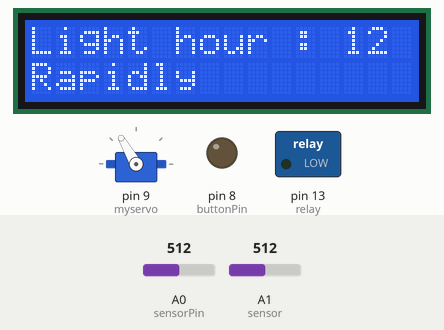
This sketch was run on a simulated Arduino Uno, built with avr-gcc and run on an emulated ATmega328P. On the bench: servo, 16×2 character LCD, switched loads named in the sketch (green lamp = pin HIGH), output pins drawn as LEDs (lit = HIGH). The inputs (shaded band) are chosen by the test bench; at power-on: A0 (sensorPin) = 512, A1 (sensor) = 512.

Above: at 1.2 s.
1.3 s: A0 (sensorPin) set to 26
At 2.7 s:
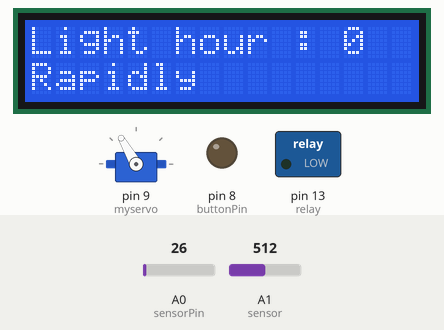
4.3 s: A0 (sensorPin) set to 22
At 6.1 s:
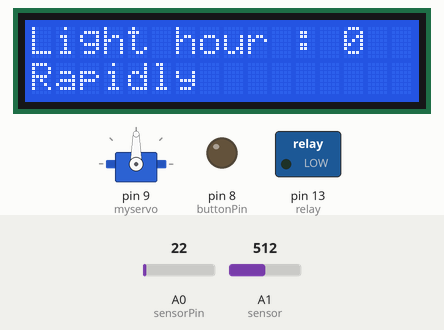
7.3 s: A1 (sensor) set to 889
10.3 s: A1 (sensor) set to 907
13.3 s: A0 (sensorPin) set to 1010
At 14.8 s:
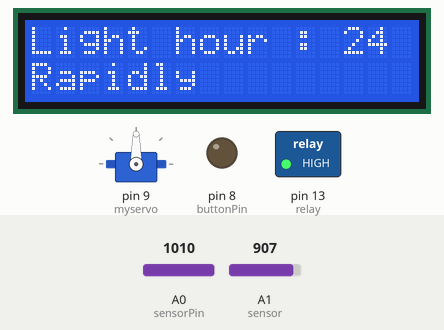
16.3 s: A0 (sensorPin) set to 14
At 17.1 s:
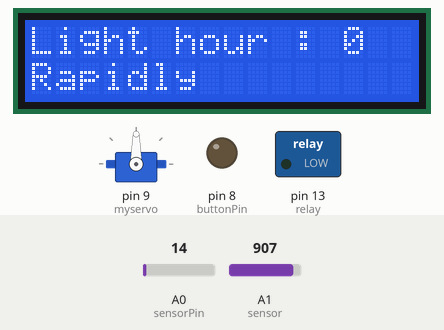
Timing chart, 0 to 19.3 s (numbered marks = the images above; inputs shaded):
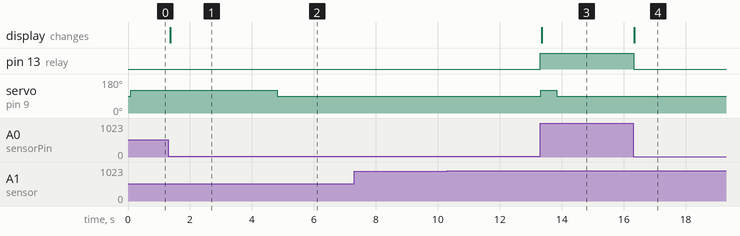

The sketch:

lcd_add.ino
```cpp
/*
  서보 모터는 LED가 전류가 공급되어 있을 때 버튼을 눌러야 작동하는 점을 감안해서
  전류를 공급한 후, 버튼을 눌러주기 위하여 넣었음. 다른 LED를 사욯 한다면 필요가 없을 것으로
  생각됨.

  시간을 time 라이브러리를 사용하지 못하고, millis()로 했다는 점에서 시간 제한이 발생 할
  것이라고 생각함. 대략 47일 정도마다 아두이노를 리셋시켜줘야 한다는 단점이 있음. 이는
  time 라이브러리를 사용함으로써 해결할 수 있으며, 후에 바꿀 것으로 계획함.
 */

#include <Servo.h> // 서보 라이브러리 사용
#include <Wire.h> // 아두이노와 LCD간의 통신을 위한 라이브러리 사용
#include <LiquidCrystal_I2C.h> // LCD 모니터 라이브러리 사용
LiquidCrystal_I2C lcd(0x27, 16, 2); // 사용할 LCD를 정의
Servo myservo; // 서보 모터를 정의

int first = false;
int relay = 13; // 릴레이 핀이 13번에 연결되어 있음
int sensorPin = A0; // 가변 저항 핀이 A0에 연결되어 있음
int sensorValue = 0; // 가변 저항 값을 담아 둘 변수 선언
int buttonPin = 8; // 버튼 핀이 8번에 연결되어 있음
int buttonState = 0; // 버튼을 계속 누를 때 값의 빠른 전환을 막기 위한 변수
int buttont = false; // 버튼의 상태를 토글 상태로 설정하기 위한 변수
unsigned long t = 0; // 아두이노가 켜진 후 부터의 시간을 담기 위한 변수 (대략 47일?)
int stat = false; // 릴레이의 상태를 담아두기 위한 변수
int temp = false; // 서보 모터를 작동시키기 위한 변수
unsigned long tt = 0; // 서보 모터가 버튼을 누른 후 몇 초 후에 돌아오게 하기 위한 변수
int sensor = A1; // 토양 수분 센서의 핀이 A1에 연결되어 있음
int IN1 = 7; // 모터 드라이버 핀이 7에 연결되어 있음
int IN2 = 6; // 모터 드라이버 핀이 6에 연결되어 있음
unsigned long pt = 0; // 시간 간격을 두고 물을 분사하기 위한 변수이지만, 현재는 사용하지 않았음
unsigned long ptt = 0; // 물을 특정 시간동안 분사하기 위한 변수이지만, 현재는 주석처리 되있음
int pum = true; // 모터 드라이버가 작동하는지 확인하기 위한 변수
long ltime = 0; // LED를 작동시킬 시간을 설정하는 변수
int lser = true; // 릴레이가 항상 작동하는 경우와 반대의 경우를 설정하기 위한 변수
long hour = 3600000; // 밀리초를 시간으로 환산하는 변수
int wait = false; // 물을 간격에 나눠서 분사하는 경우 때 사용되는 변수
int che = false; // 물을 뿌리지 않고 대기하는 시간을 나타내는 변수
int count = 0; // 물을 나눠서 뿌릴 때 몇 번 뿌렸는지 감지하는 변수
int ppap = hour/2; // 호수를 뿌린 후 대기시간을 설정하기 위한 변수
unsigned long ppapt = 0; // 호수를 뿌린 후 대기시간을 감지하기 위한 변수

void setup() { // 무한 루프 문을 돌기 전 미리 설정하는 코드
  pinMode(relay, OUTPUT); // 릴레이 핀을 출력 모드로 사용
  pinMode(buttonPin, OUTPUT); // 버튼 핀을 출력 모드로 사용
  myservo.attach(9); // 서보 모터의 핀이 9번에 연결되어 있음을 정의

  lcd.begin(); // LCD 모니터 사용
  lcd.backlight(); // LCD 모니터 라이트 사용(어두우면 글자가 안보임, 즉 출력 X)
  Serial.begin(9600); // 시리얼 모니터 사용(코드를 작성하는 도중 오류를 확인하기 위함)
}

void loop() { // 무한 루프 문
  if (ppap < hour/2) { // 호수를 뿌린 후, 대기 시간이 아직 지나지 않은 경우
    ppap = millis()-ppapt; // 대기 시간 경과
  }
  if (digitalRead(buttonPin) && millis()-buttonState >= 1000) { // 버튼을 누르고 있으며, 버튼이 작동하는 딜레이 시간이 지난 경우
    buttont = ~buttont; // 버튼의 상태를 변경
    buttonState = millis(); // 버튼 상태 변경 딜레이 설정
  }

  if (analogRead(sensor) >= 900 && ppap >= hour/2) { // 토양 수분 센서 값이 200보다 적은 경우
    ptt = millis(); // 뿌릴 시간 초기화
    pt = 0; // 대기 시간 초기화
    pum = true; // 펌프 상태를 작동으로 변경
    ppap = 0; // 호수를 뿌린 후 대기 시간을 0으로 설정
    ppapt = millis(); // 대기 시간 시작 시간을 현재 시간으로 설정
  }
  if (pum) { // 펌프 상태가 작동인 경우
    if (buttont) { // 버튼을 누른 경우 (나눠서 분사)
      wait = true; // 나눠서 분사 시킨다
      count = 0; // 분사한 횟수를 0으로 설정한다
      pum = false; // 펌프 상태를 종료로 변경
    } else { // 아닌 경우 (한번에 분사)
      if (millis()-ptt <= 30000) { // 분사를 시작하고 30초가 지나지 않은 경우
        digitalWrite(IN1, HIGH); // 정방향 모터 작동
        digitalWrite(IN2, LOW); // 역방향 모터 비작동
      } else { // 분사를 시작하고 30초가 지난 경우
        pum = false; // 펌프 상태를 종료로 변경
        digitalWrite(IN1, LOW); // 정방향 모터 비작동
        digitalWrite(IN2, LOW); // 역방향 모터 비작동
      }
    }
  }
  if (wait) { // 나눠서 분사시키는 상태인 경우
    if (millis()-ptt <= 6000) { // 분사를 시작하고 6초가 지나지 않은 경우
        digitalWrite(IN1, HIGH); // 정방향 모터 작동
        digitalWrite(IN2, LOW); // 역방향 모터 비작동
    } else if (che != true) { // 분사를 시작하고 6초가 지났으며, 대기 상태가 아닌 경우
        digitalWrite(IN1, LOW); // 정방향 모터 비작동
        digitalWrite(IN2, LOW); // 역방향 모터 비작동
        count++; // 분사 횟수에 1 추가
        pt = millis(); // 대기 시간 설정
        che = true; // 대기 상태로 설정
        if (count >= 5) { // 만약 분사를 5번 이상 한 경우
          wait = false; // 분사 상태 종료
          che = false; // 대기 상태 종료
          pt = 0; // 대기 시간 초기화
        }
    }
    if (millis()-pt >= 120000 && che) { // 대기 상태이며, 2분이 지난 경우
      che = false; // 대기 상태 종료
      ptt = millis(); // 분사 시간 초기화
    }
  }
  if (analogRead(sensorPin)>=24) {
    if (sensorValue < 24) {
      first = true;

      sensorValue = map(analogRead(sensorPin), 0, 1023, 0, 25); // 서보모터의 값을 시간 단위 (0~24)로 환산하기 위한 코드 (25는 사실상 나오지 않으므로 24가 최대)
    }
  } else {
    sensorValue = map(analogRead(sensorPin), 0, 1023, 0, 25); // 서보모터의 값을 시간 단위 (0~24)로 환산하기 위한 코드 (25는 사실상 나오지 않으므로 24가 최대)
  }

  if (~stat) { // led가 작동하고 있지 않은 경우
    ltime = 24 - sensorValue; // 대기 시간을 24-작동시간으로 설정
  } else { // led가 작동하고 있는 경우
    ltime = sensorValue; // 대기 시간을 작동시간으로 설정
  }
  if (sensorValue == 0 || sensorValue >= 24) { // led 작동시간이 24시간 또는 0시간인 경우
    lser = false; // 릴레이 상태 변경 함수 사용 안함
  } else { // 아닌 경우
    lser = true; // 릴레이 상태 변경 함수 사용
  }
  if (millis()-t >= hour*ltime && lser) { // led의 상태가 변경된 후 부터의 시간이 대기 시간을 넘은 경우
    t = millis(); // 시간 초기화
    stat = ~stat; // led 상태 변경
    temp = stat; // 서보 모터 작동을 위한 변수 상태 변경
    // Serial.println(temp); 현재 상태를 확인하기 위한 프린트 함수 (실제로는 필요 없음)
  }

  if (temp || first) { // 릴레이가 꺼져있다가 작동하게 된 경우
    tt = millis(); // 서보 모터가 누르고 있을 시간을 재는 변수
    myservo.write(120); // 서보 모터 작동 (버튼 누르기)
    temp = false; // 변수 끄기 (해당 함수 종료)
    first = false;
  }
  if (millis()-tt >= 500 && tt != 0) { // 서보 모터가 작동한 후, 0.5초가 지났으며, 서보 모터가 작동 상태인 경우
    myservo.write(90); // 서보 모터 원상복귀
    tt = 0; // 서보 모터 작동 X
  }
  if (sensorValue == 0) { // led 작동 시간이 0시간인 경우
    stat = false; // 릴레이의 상태를 작동안함으로 변경
  } else if (sensorValue >= 24) { // led 작동 시간이 24시간인 경우
    stat = true; // 릴레이의 상태를 작동함으로 변경
  }
  if (stat) { // 릴레이의 상태가 작동함인 경우
    digitalWrite(relay, HIGH); // 릴레이 작동
  } else { // 릴레이의 상태가 작동안함인 경우
    digitalWrite(relay, LOW); // 릴레이 작동 안함
  }

  lcd.clear(); // LCD 모니터 초기화
  lcd.setCursor(0,0); // lcd 모니터의 커서를 0,0(왼똑 위)로 설정
  lcd.print("Light hour : "); // 'Light hour : ' 출력
  lcd.print(sensorValue); // led 작동 시간 출력
  lcd.setCursor(0,1); // lcd 모니터의 커서를 0,1(왼쪽 아래)로 설정
  if (buttont) { // 버튼 상태가 작동 중인 경우
    lcd.print("Gradually"); // 'Gradually' 출력
  } else { // 버튼 상태가 작동 중이 아닌 경우
    lcd.print("Rapidly"); // 'Rapidly' 출력
  }
}
```

Measured:
- the behaviour switches between 24 and 23 on A0 (sensorPin) (found by bisection; images 1 and 2)
- after the input at 1.3 s, the display: changes after 0.06 s (image 1)
- after the input at 4.3 s, servo on pin 9 (myservo): 120° → 90° after 0.52 s
- after the input at 7.3 s, every drawn part: stays the same
- after the input at 10.3 s, every drawn part: stays the same
- after the input at 13.3 s, pin 13 (relay): LOW → HIGH at once; servo on pin 9 (myservo): 90° → 120° at once, → 90° 0.52 s later; the display: changes after 0.06 s (image 3)
- after the input at 16.3 s, pin 13 (relay): HIGH → LOW at once; the display: changes after 0.05 s (image 4)
